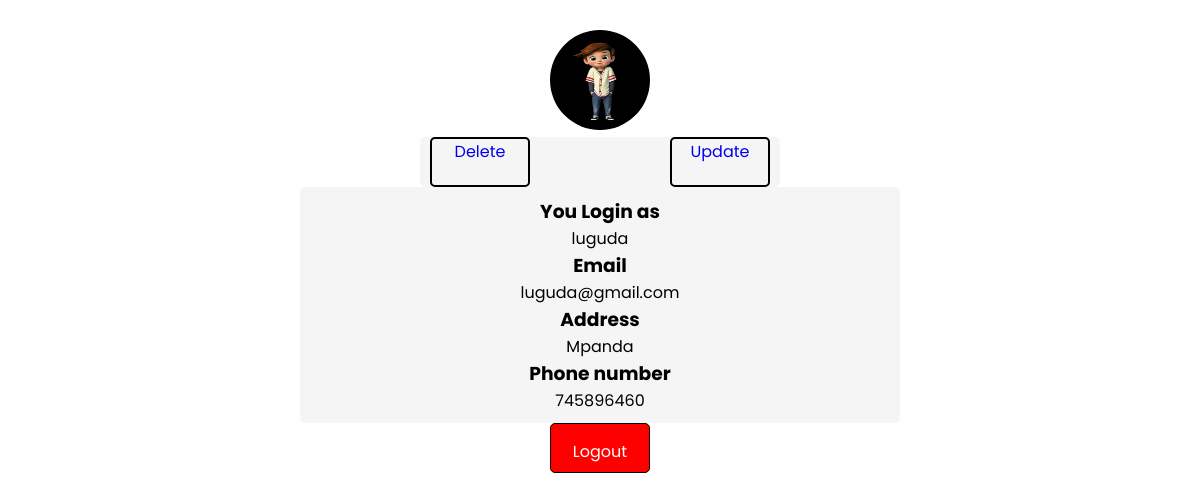
The app's page /profile.php with its own data.
### tables this page shows
CREATE TABLE `users` (
  `Sno` int(255) NOT NULL,
  `Fullname` varchar(200) NOT NULL,
  `Email` varchar(50) NOT NULL,
  `Address` varchar(100) NOT NULL,
  `Password` varchar(255) NOT NULL,
  `Admin` varchar(200) NOT NULL DEFAULT 'user',
  `Token` varchar(255) NOT NULL,
  `Phone number` int(255) NOT NULL,
  `Status` int(255) NOT NULL,
  `Code` int(200) NOT NULL,
  `Expire` varchar(200) NOT NULL
);

### profile.php (the view, shortened to what this page needs)
<!DOCTYPE html>
<html lang="en">
<head>
    <link rel="stylesheet" href="profile.css">
</head>
<body>
    <div class="container">
    <?php
        require_once('connection.php');
        $sql = "SELECT * FROM `users`";
        $query = mysqli_query($conn, $sql);
        if($query){
            while($row = mysqli_fetch_array($query)){
                $sn = $row['Sno'];
                $fn = $row['Fullname'];
                $em = $row['Email'];
                $add = $row['Address'];
                $phone = $row['Phone number'];
            }
        }
        ?>
        <div class="profile">
            <img src="css/images/avatar.jpg" alt="user_avatar">
        </div>
        <div class="btn">
            <?php echo"<a href='delete.php?m=$sn'>Delete</a>"; ?>
            <?php echo"<a href='update.php?m=$sn'>Update</a>"; ?>
        </div>
        <div class="details">
            <h3>You Login as </h3>
            <?php echo $fn ?>
            <h3>Email</h3>
            <?php echo $em ?>
            <h3>Address</h3>
            <?php echo $add ?>
            <h3>Phone number</h3>
            <?php echo $phone ?>
        </div>
        <div class="button"><a href="logout.php">Logout</a>
         </div>
    </div>
</body>
</html>

### profile.css (style rules this page uses)
* { margin: 0; padding: 0; box-sizing: border-box; font-family: 'Poppins', sans-serif; }
img { height: 100px; width: 100px; border-radius: 50px; }
.container { text-align: center; justify-content: center; margin: auto; }
.profile { margin-top: 30px; }
.btn { width: 30%; border-radius: 5px; background: whitesmoke; height: 50px; margin: auto; display: flex; justify-content: space-between; text-align: center; }
.btn a { border: 2px solid black; text-decoration: none; justify-content: center; text-align: center; border-radius: 5px; width: 100px; height: 50px; margin: 0 10px; }
.details { padding: 10px 10px; margin-top: 50px; justify-content: center; margin: auto; text-align: center; background: whitesmoke; border-radius: 5px; width: 50%; }
.button { padding: 15px 15px; width: 100px; height: 50px; border: 1px solid black; border-radius: 5px; margin: auto; background: red; }
.button a { text-decoration: none; color: white; }

### records on screen
users: Fullname "luguda", Email "luguda@gmail.com", Address "Mpanda", Phone number "745896460"
